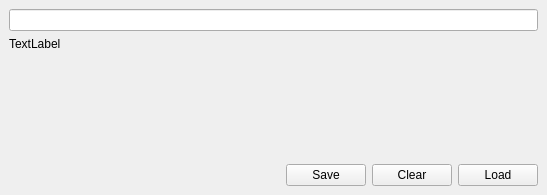
<?xml version="1.0" encoding="UTF-8"?>
<ui version="4.0">
 <class>MainWindow</class>
 <widget class="QMainWindow" name="MainWindow">
  <property name="geometry">
   <rect>
    <x>0</x>
    <y>0</y>
    <width>547</width>
    <height>195</height>
   </rect>
  </property>
  <property name="windowTitle">
   <string>MainWindow</string>
  </property>
  <widget class="QWidget" name="centralwidget">
   <layout class="QVBoxLayout" name="verticalLayout">
    <item>
     <widget class="QLineEdit" name="txtPassword"/>
    </item>
    <item>
     <widget class="QLabel" name="lblInfo">
      <property name="text">
       <string>TextLabel</string>
      </property>
     </widget>
    </item>
    <item>
     <spacer name="verticalSpacer">
      <property name="orientation">
       <enum>Qt::Vertical</enum>
      </property>
      <property name="sizeHint" stdset="0">
       <size>
        <width>20</width>
        <height>40</height>
       </size>
      </property>
     </spacer>
    </item>
    <item>
     <layout class="QHBoxLayout" name="horizontalLayout">
      <item>
       <spacer name="horizontalSpacer">
        <property name="orientation">
         <enum>Qt::Horizontal</enum>
        </property>
        <property name="sizeHint" stdset="0">
         <size>
          <width>40</width>
          <height>20</height>
         </size>
        </property>
       </spacer>
      </item>
      <item>
       <widget class="QPushButton" name="btnSave">
        <property name="text">
         <string>Save</string>
        </property>
       </widget>
      </item>
      <item>
       <widget class="QPushButton" name="btnClear">
        <property name="text">
         <string>Clear</string>
        </property>
       </widget>
      </item>
      <item>
       <widget class="QPushButton" name="btnLoad">
        <property name="text">
         <string>Load</string>
        </property>
       </widget>
      </item>
     </layout>
    </item>
   </layout>
  </widget>
 </widget>
 <resources/>
 <connections/>
</ui>
